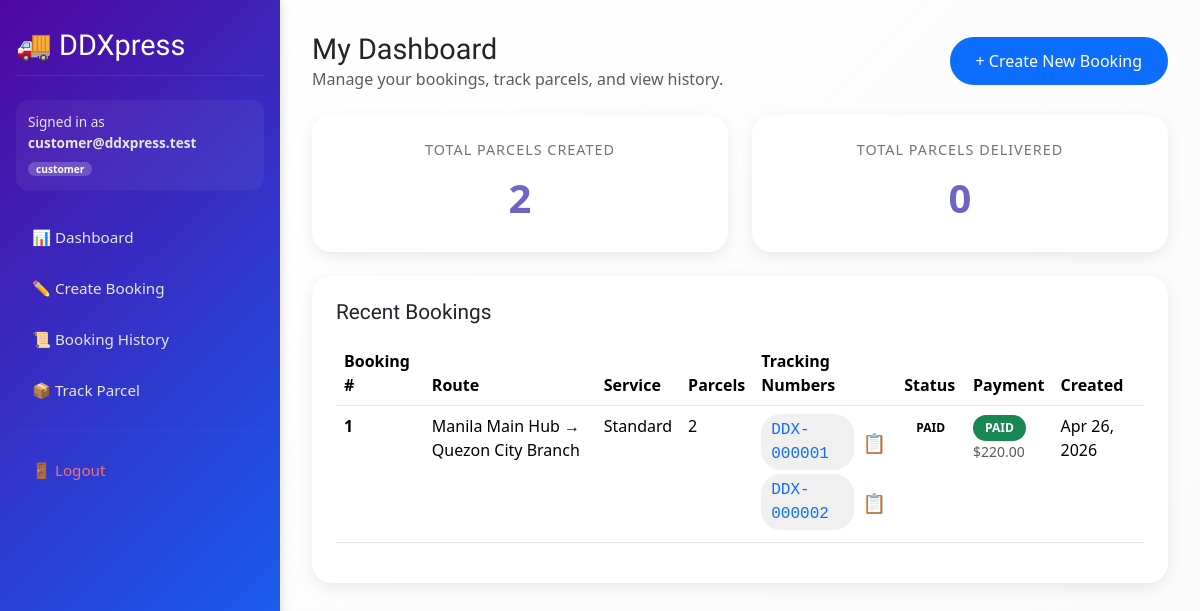
Screenshot of /customer/dashboard.php (signed in) with the database file from the repository.
### tables this page shows
CREATE TABLE booking (
  id INT AUTO_INCREMENT PRIMARY KEY,
  customer_id INT NOT NULL,
  service_type_id INT NOT NULL,
  origin_branch_id INT NOT NULL,
  destination_branch_id INT NOT NULL,
  sender_name VARCHAR(120) NOT NULL,
  sender_phone VARCHAR(40) NULL,
  sender_address VARCHAR(255) NULL,
  receiver_name VARCHAR(120) NOT NULL,
  receiver_phone VARCHAR(40) NULL,
  receiver_address VARCHAR(255) NULL,
  notes VARCHAR(255) NULL,
  status ENUM('CREATED','PAID','IN_TRANSIT','DELIVERED','CANCELLED') NOT NULL DEFAULT 'CREATED',
  created_at DATETIME NOT NULL DEFAULT CURRENT_TIMESTAMP,
  CONSTRAINT fk_booking_customer FOREIGN KEY (customer_id) REFERENCES customer(id),
  CONSTRAINT fk_booking_service FOREIGN KEY (service_type_id) REFERENCES service_type(id),
  CONSTRAINT fk_booking_origin FOREIGN KEY (origin_branch_id) REFERENCES branch(id),
  CONSTRAINT fk_booking_dest FOREIGN KEY (destination_branch_id) REFERENCES branch(id)
);

CREATE TABLE branch (
  id INT AUTO_INCREMENT PRIMARY KEY,
  name VARCHAR(120) NOT NULL,
  address VARCHAR(255) NULL,
  created_at DATETIME NOT NULL DEFAULT CURRENT_TIMESTAMP
);

CREATE TABLE service_type (
  id INT AUTO_INCREMENT PRIMARY KEY,
  name VARCHAR(120) NOT NULL,
  base_fee DECIMAL(10,2) NOT NULL DEFAULT 0.00,
  per_kg_fee DECIMAL(10,2) NOT NULL DEFAULT 0.00,
  eta_days INT NOT NULL DEFAULT 2,
  created_at DATETIME NOT NULL DEFAULT CURRENT_TIMESTAMP
);

### includes/util.php (called while the page is built, shortened)
<?php
function h(?string $s): string
{
    return htmlspecialchars($s ?? "", ENT_QUOTES, "UTF-8");
}

### customer/dashboard.php (the view, shortened to what this page needs)
<?php
require_once("../config/db.php");
require_once("../includes/util.php");
$customerId = (int)($_SESSION["user_id"] ?? 0);
$stmt = $conn->prepare("
    SELECT
      COUNT(*) AS total_created,
      SUM(CASE WHEN pr.status = 'DELIVERED' THEN 1 ELSE 0 END) AS total_delivered
    FROM parcel pr
    JOIN booking b ON b.id = pr.booking_id
    WHERE b.customer_id = ?
");
$stmt->bind_param("i", $customerId);
$stmt->execute();
$res = $stmt->get_result();
$kpi = $res ? $res->fetch_assoc() : null;
$totalCreated = isset($kpi["total_created"]) ? (int)$kpi["total_created"] : 0;
$totalDelivered = isset($kpi["total_delivered"]) ? (int)$kpi["total_delivered"] : 0;
$stmt = $conn->prepare("
    SELECT b.id, b.status, b.created_at,
           st.name AS service_name,
           ob.name AS origin_branch,
           db.name AS destination_branch,
           COALESCE(p.status, 'PENDING') AS payment_status,
           COALESCE(p.amount, 0) AS payment_amount,
           (SELECT COUNT(*) FROM parcel pr WHERE pr.booking_id = b.id) AS parcel_count,
           COALESCE((SELECT GROUP_CONCAT(pr.tracking_number ORDER BY pr.id SEPARATOR ', ')
                     FROM parcel pr
                     WHERE pr.booking_id = b.id), '') AS tracking_numbers
    FROM booking b
    JOIN service_type st ON st.id = b.service_type_id
    JOIN branch ob ON ob.id = b.origin_branch_id
    JOIN branch db ON db.id = b.destination_branch_id
    LEFT JOIN payment p ON p.booking_id = b.id
    WHERE b.customer_id = ?
    ORDER BY b.id DESC
    LIMIT 50
");
$stmt->bind_param("i", $customerId);
$stmt->execute();
$res = $stmt->get_result();
$bookings = $res ? $res->fetch_all(MYSQLI_ASSOC) : [];
?>
<div class="header-row">
    <div>
        <h1 style="font-family: 'ADLaM Display', serif; font-size: 1.8rem; margin: 0;">My Dashboard</h1>
        <p class="text-muted mb-0">Manage your bookings, track parcels, and view history.</p>
    </div>
    <div class="d-flex gap-3">
        <a class="btn-pill" href="/DDXpress/customer/create_booking.php">+ Create New Booking</a>
    </div>
</div>
<div class="row g-4">
    <div class="col-md-6">
        <div class="stat-card">
            <div class="stat-label">Total Parcels Created</div>
            <div class="stat-number"><?= $totalCreated ?></div>
        </div>
    </div>
    <div class="col-md-6">
        <div class="stat-card">
            <div class="stat-label">Total Parcels Delivered</div>
            <div class="stat-number"><?= $totalDelivered ?></div>
        </div>
    </div>
</div>
<div class="bookings-card">
    <h3 style="font-family: 'ADLaM Display', serif; font-size: 1.3rem; margin-bottom: 1rem;">Recent Bookings</h3>
    <?php if (empty($bookings)): ?>
        <div class="text-muted text-center py-4">
            <p>No bookings yet.</p>
            <a class="btn-pill" href="/DDXpress/customer/create_booking.php" style="margin-top: 10px;">Create Your First Booking</a>
        </div>
    <?php else: ?>
        <div class="table-responsive">
            <table class="table">
                <thead>
                    <tr>
                        <th>Booking #</th>
                        <th>Route</th>
                        <th>Service</th>
                        <th>Parcels</th>
                        <th>Tracking Numbers</th>
                        <th>Status</th>
                        <th>Payment</th>
                        <th>Created</th>
                    </tr>
                </thead>
                <tbody>
                    <?php foreach ($bookings as $b): ?>
                        <tr>
                            <td><strong><?= (int)$b["id"] ?></strong></td>
                            <td><?= h($b["origin_branch"]) ?> → <?= h($b["destination_branch"]) ?></td>
                            <td><?= h($b["service_name"]) ?></td>
                            <td><?= (int)$b["parcel_count"] ?></td>
                            <td>
                                <?php if (($b["tracking_numbers"] ?? "") !== ""): ?>
                                    <?php foreach (explode(", ", (string)$b["tracking_numbers"]) as $trackingNumber): ?>
                                        <div class="tracking-row">
                                            <code class="tracking-code"><?= h($trackingNumber) ?></code>
                                            <button
                                                class="copy-btn"
                                                type="button"
                                                data-copy="<?= h($trackingNumber) ?>"
                                                title="Copy tracking number"
                                                aria-label="Copy tracking number"
                                            >📋</button>
                                        </div>
                                    <?php endforeach; ?>
                                <?php else: ?>
                                    <span class="text-muted">—</span>
                                <?php endif; ?>
                            </td>
                            <td>
                                <span class="status-badge status-<?= h($b["status"]) ?>">
                                    <?= str_replace('_', ' ', h($b["status"])) ?>
                                </span>
                            </td>
                            <td>
                                <span class="status-badge payment-<?= h($b["payment_status"]) ?>">
                                    <?= h($b["payment_status"]) ?>
                                </span>
                                <small class="text-muted d-block">$<?= number_format((float)$b["payment_amount"], 2) ?></small>
                            </td>
                            <td><?= date('M d, Y', strtotime($b["created_at"])) ?></td>
                        </tr>
                    <?php endforeach; ?>
                </tbody>
            </table>
        </div>
    <?php endif; ?>
</div>
<?php
include("../layout/layout.php");
?>

### layout/layout.php (style rules this page uses)
* { margin: 0; padding: 0; box-sizing: border-box; }
body { background: linear-gradient(135deg, #ffffff 0%, #fafafa 100%); min-height: 100vh; font-family: 'Segoe UI', Tahoma, Geneva, Verdana, sans-serif; }
h1, h2, h3, h4, h5, h6 { font-family: 'ADLaM Display', serif; }

### customer/dashboard.php (style rules this page uses)
.stat-card { background: white; border-radius: 20px; padding: 1.5rem; box-shadow: 0 5px 15px rgba(0, 0, 0, 0.08); text-align: center; transition: transform 0.3s ease; }
.stat-number { font-size: 2.5rem; font-weight: 700; background: linear-gradient(135deg, #667eea, #764ba2); -webkit-background-clip: text; background-clip: text; color: transparent; margin-top: 0.5rem; }
.stat-label { color: #6c757d; font-size: 0.9rem; text-transform: uppercase; letter-spacing: 1px; }
.bookings-card { background: white; border-radius: 20px; padding: 1.5rem; box-shadow: 0 5px 15px rgba(0, 0, 0, 0.08); margin-top: 1.5rem; }
.table-responsive { overflow-x: auto; }
table { width: 100%; border-collapse: collapse; }
th, td { padding: 12px; text-align: left; border-bottom: 1px solid #e5e7eb; }
th { background: #f8f9fa; font-weight: 600; color: #333; }
.status-badge { display: inline-block; padding: 4px 12px; border-radius: 50px; font-size: 0.75rem; font-weight: 600; }
.payment-PAID { background: #198754; color: #fff; }
.tracking-row { display: flex; align-items: center; gap: 6px; margin-bottom: 4px; }
.tracking-code { background: #f0f0f0; color: #0d6efd; padding: 4px 10px; border-radius: 20px; font-family: monospace; font-size: 1rem; }
.copy-btn { border: none; background: transparent; cursor: pointer; font-size: 1.2rem; line-height: 1; padding: 2px; }
.btn-pill { padding: 10px 24px; border-radius: 30px; text-decoration: none; font-weight: 500; transition: all 0.3s; border: 2px solid #0d6efd; display: inline-block; background: #0d6efd; color: white; cursor: pointer; }
.header-row { display: flex; justify-content: space-between; align-items: center; margin-bottom: 1.5rem; }

### rows the page displays
booking: id "1", origin_branch.name "Manila Main Hub", destination_branch.name "Quezon City Branch", service_type.name "Standard", parcel_count "2", trackingNumber "DDX-000001", trackingNumber "DDX-000002", status "PAID", payment_status "PAID", payment_amount "220.00", created_at "Apr 26, 2026"

### other values shown
$email "customer@ddxpress.test"
$role "customer"
